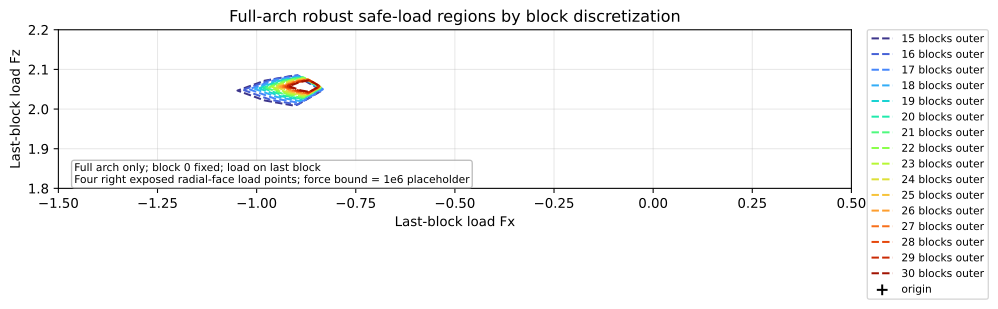

The script that drew this image:
"""Compare full-arch robust safe-load regions across arch discretizations."""

import math
from dataclasses import replace
from pathlib import Path

import matplotlib.pyplot as plt
import numpy as np
from compas.geometry import Translation
from compas_assembly.datastructures import Block

from compas_cra.algorithms import assembly_interfaces_numpy
from compas_cra.datastructures import CRA_Assembly
from compas_cra.equilibrium import plot_rbe_robust_results
from compas_cra.equilibrium import rbe_robust_support_dual
from compas_cra.geometry import Arch
from compas_cra.viewers import cra_view_ex
from compas_cra.viewers.cra_view import _load_compas_view2

HEIGHT = 5
SPAN = 10
THICKNESS = 1
DEPTH = 1
NUM_BLOCKS_RANGE = range(15, 31)
MU = 0.7
DENSITY = 1.0
NUM_DIRECTIONS = 36
APPLICATION_FORCE_BOUND = 1e6
VIEW_XLIM = (-1.5, 0.5)
VIEW_YLIM = (1.8, 2.2)
OUTPUT_SVG = Path(__file__).with_suffix(".svg")
METRICS_OUTPUT_SVG = OUTPUT_SVG.with_name("{}_metrics.svg".format(OUTPUT_SVG.stem))
OVERLAY_OUTPUT_SVG = OUTPUT_SVG.with_name("{}_overlay.svg".format(OUTPUT_SVG.stem))
DISPLAY_LOAD_DOFS = (("last", "fx"), ("last", "fz"))
EMPTY_SAFE_SET_TEXT = "safe load set is empty"
SHOW_COMPAS_VIEW2_ASSEMBLY = plt.get_backend().lower() != "agg"
VIEWER_COLUMNS = 4


def sampled_colormap_colors(name, count):
    """Return distinct colors sampled across a Matplotlib colormap."""
    if count <= 0:
        return []
    colormap = plt.get_cmap(name)
    if count == 1:
        return [colormap(0.5)]
    return [colormap(0.05 + 0.90 * index / (count - 1)) for index in range(count)]


def point_coordinates(point):
    """Return point coordinates as a plain list."""
    if hasattr(point, "x") and hasattr(point, "y") and hasattr(point, "z"):
        return [point.x, point.y, point.z]
    return list(point)


def arch_center():
    """Return the center of the arch circular axis."""
    radius = HEIGHT / 2.0 + SPAN**2 / (8.0 * HEIGHT)
    return [0.0, 0.0, HEIGHT - radius]


def unique_xz_points(coordinates, tolerance=1e-9):
    """Return unique face points by x-z coordinates."""
    unique = []
    for point in coordinates:
        if not any(
            abs(point[0] - other[0]) <= tolerance and abs(point[2] - other[2]) <= tolerance for other in unique
        ):
            unique.append(point)
    return unique


def radial_alignment_score(points):
    """Return how far two x-z points deviate from one arch radial line."""
    center = arch_center()
    vectors = [[point[0] - center[0], point[2] - center[2]] for point in points]
    lengths = [(vector[0] ** 2 + vector[1] ** 2) ** 0.5 for vector in vectors]
    if min(lengths) <= 1e-12:
        return None
    cross = vectors[0][0] * vectors[1][1] - vectors[0][1] * vectors[1][0]
    return abs(cross) / (lengths[0] * lengths[1])


def exposed_radial_side_vertices(block):
    """Return vertices of the loaded block's right exposed radial face."""
    candidates = []
    for face in block.faces():
        coordinates = [point_coordinates(block.vertex_coordinates(vertex)) for vertex in block.face_vertices(face)]
        y_values = [point[1] for point in coordinates]
        if max(y_values) - min(y_values) <= 1e-9:
            continue
        unique_points = unique_xz_points(coordinates)
        if len(unique_points) != 2:
            continue
        score = radial_alignment_score(unique_points)
        if score is None or score > 1e-8:
            continue
        centroid_x = sum(point[0] for point in coordinates) / len(coordinates)
        candidates.append((centroid_x, coordinates))
    if not candidates:
        raise ValueError("Could not find an exposed radial load face for the arch block.")
    return max(candidates, key=lambda item: item[0])[1]


def build_full_arch(num_blocks):
    """Build a full left-to-right arch assembly with block 0 fixed."""
    arch = Arch(
        height=HEIGHT,
        span=SPAN,
        thickness=THICKNESS,
        depth=DEPTH,
        num_blocks=num_blocks,
        extra_support=False,
    )
    assembly = CRA_Assembly()
    for node, mesh in enumerate(reversed(arch.blocks())):
        assembly.add_block(mesh.copy(cls=Block), node=node)
    assembly.set_boundary_conditions([0])
    assembly_interfaces_numpy(assembly, nmax=10, amin=1e-2, tmax=1e-2)
    return assembly


def assembly_bounds(assembly):
    """Return coordinate-wise bounds for all blocks in an assembly."""
    coordinates = []
    for node in assembly.graph.nodes():
        block = assembly.graph.node_attribute(node, "block")
        for vertex in block.vertices():
            coordinates.append(point_coordinates(block.vertex_coordinates(vertex)))

    lower = [min(coordinate[axis] for coordinate in coordinates) for axis in range(3)]
    upper = [max(coordinate[axis] for coordinate in coordinates) for axis in range(3)]
    return lower, upper


def assembly_display_scale(assembly):
    """Return a readable scale for viewer offsets and load-direction arrows."""
    lower, upper = assembly_bounds(assembly)
    spans = [upper[axis] - lower[axis] for axis in range(3)]
    return max(spans + [0.25])


def translated_display_assembly(assembly, offset):
    """Build a translated display copy of an assembly."""
    transformation = Translation.from_vector(offset)
    display = CRA_Assembly()
    support_nodes = []
    for node in assembly.graph.nodes():
        block = assembly.graph.node_attribute(node, "block")
        display.add_block(block.copy(cls=Block).transformed(transformation), node=node)
        if assembly.graph.node_attribute(node, "is_support"):
            support_nodes.append(node)
    display.set_boundary_conditions(support_nodes)
    assembly_interfaces_numpy(display, nmax=10, amin=1e-2, tmax=1e-2)
    return display


def load_application_centroid(assembly, load_node):
    """Return the centroid of the right exposed radial-face load application points."""
    points = exposed_radial_side_vertices(assembly.graph.node_attribute(load_node, "block"))
    return [sum(point[axis] for point in points) / len(points) for axis in range(3)]


def add_load_direction_arrows(viewer, assembly, origin):
    """Add positive Fx and Fz load-direction arrows to a compas_view2 viewer."""
    _, _, Arrow = _load_compas_view2()
    length = 0.18 * assembly_display_scale(assembly)
    viewer.add(
        Arrow(origin, [length, 0, 0], head_portion=0.28, head_width=0.10, body_width=0.025),
        facecolor=(0.9, 0.0, 0.0),
        show_lines=False,
    )
    viewer.add(
        Arrow(origin, [0, 0, length], head_portion=0.28, head_width=0.10, body_width=0.025),
        facecolor=(0.0, 0.2, 0.9),
        show_lines=False,
    )


def show_compas_view2_discretizations():
    """Show all discretized full arches in one compas_view2 window."""
    view2_app, _, _ = _load_compas_view2()
    viewer = view2_app.App(
        title="Example 19-5 arch discretization assemblies",
        width=1600,
        height=900,
        viewmode="shaded",
        show_grid=True,
    )
    reference = build_full_arch(max(NUM_BLOCKS_RANGE))
    lower, upper = assembly_bounds(reference)
    x_step = upper[0] - lower[0] + 1.0
    y_step = max(upper[1] - lower[1] + 1.0, 1.5)

    for index, num_blocks in enumerate(NUM_BLOCKS_RANGE):
        row, column = divmod(index, VIEWER_COLUMNS)
        assembly = build_full_arch(num_blocks)
        load_node = num_blocks - 1
        origin = load_application_centroid(assembly, load_node)
        assembly_lower, _ = assembly_bounds(assembly)
        offset = [
            column * x_step - assembly_lower[0],
            row * y_step - assembly_lower[1],
            0,
        ]
        display = translated_display_assembly(assembly, offset)
        cra_view_ex(
            viewer,
            display,
            blocks=True,
            interfaces=True,
            forces=False,
            forcesdirect=False,
            forcesline=False,
            weights=False,
            displacements=False,
        )
        display_origin = [origin[axis] + offset[axis] for axis in range(3)]
        add_load_direction_arrows(viewer, display, display_origin)

    print("compas_view2 discretization view: red arrow = +Fx, blue arrow = +Fz")
    viewer.run()


def polygon_area(polygon):
    """Return polygon area with the shoelace formula."""
    if len(polygon) < 3:
        return math.nan
    coordinates = np.asarray(polygon, dtype=float)
    x = coordinates[:, 0]
    y = coordinates[:, 1]
    return 0.5 * abs(float(np.dot(x, np.roll(y, -1)) - np.dot(y, np.roll(x, -1))))


def polygon_bounds(polygon):
    """Return ``Fx`` and ``Fz`` bounds for one polygon."""
    if len(polygon) < 3:
        return math.nan, math.nan, math.nan, math.nan
    coordinates = np.asarray(polygon, dtype=float)
    return (
        float(coordinates[:, 0].min()),
        float(coordinates[:, 0].max()),
        float(coordinates[:, 1].min()),
        float(coordinates[:, 1].max()),
    )


def metric_row(num_blocks, result=None, error=None):
    """Return one metrics dictionary for console and plot output."""
    if result is None:
        return {
            "num_blocks": num_blocks,
            "status": "empty" if error else "failed",
            "bounded": False,
            "bounded_directions": 0,
            "center": [],
            "area": math.nan,
            "fx_min": math.nan,
            "fx_max": math.nan,
            "fz_min": math.nan,
            "fz_max": math.nan,
        }

    if result.is_bounded and len(result.outer_polygon) >= 3:
        area = polygon_area(result.outer_polygon)
        fx_min, fx_max, fz_min, fz_max = polygon_bounds(result.outer_polygon)
    else:
        area = math.nan
        fx_min, fx_max, fz_min, fz_max = math.nan, math.nan, math.nan, math.nan

    return {
        "num_blocks": num_blocks,
        "status": "ok",
        "bounded": result.is_bounded,
        "bounded_directions": result.statuses.count("optimal"),
        "center": result.feasible_center,
        "area": area,
        "fx_min": fx_min,
        "fx_max": fx_max,
        "fz_min": fz_min,
        "fz_max": fz_max,
    }


def solve_discretization_cases():
    """Solve full-arch safe-load regions for each block count."""
    results = []
    labels = []
    metrics = []
    print("blocks | status | bounded | bounded_dirs | area | Fx_min | Fx_max | Fz_min | Fz_max")
    for num_blocks in NUM_BLOCKS_RANGE:
        assembly = build_full_arch(num_blocks)
        load_node = num_blocks - 1
        block = assembly.graph.node_attribute(load_node, "block")
        load_dofs = [(load_node, "fx"), (load_node, "fz")]
        try:
            result = rbe_robust_support_dual(
                assembly,
                load_dofs,
                mu=MU,
                density=DENSITY,
                load_application_points={load_node: exposed_radial_side_vertices(block)},
                application_force_bound=APPLICATION_FORCE_BOUND,
                num_directions=NUM_DIRECTIONS,
            )
        except ValueError as error:
            if EMPTY_SAFE_SET_TEXT not in str(error):
                raise
            row = metric_row(num_blocks, error=error)
            metrics.append(row)
            print_metric_row(row)
            continue

        row = metric_row(num_blocks, result=result)
        metrics.append(row)
        results.append(replace(result, load_dofs=DISPLAY_LOAD_DOFS))
        labels.append("{} blocks".format(num_blocks))
        print_metric_row(row)
    return results, labels, metrics


def format_metric(value):
    """Format a metric value while preserving ``nan`` text."""
    if isinstance(value, float) and math.isnan(value):
        return "nan"
    return "{:.6g}".format(value)


def print_metric_row(row):
    """Print one compact metrics table row."""
    print(
        "{num_blocks:>6} | {status:<6} | {bounded!s:<7} | {bounded_directions:>13} | "
        "{area:>10} | {fx_min:>10} | {fx_max:>10} | {fz_min:>10} | {fz_max:>10}".format(
            num_blocks=row["num_blocks"],
            status=row["status"],
            bounded=row["bounded"],
            bounded_directions=row["bounded_directions"],
            area=format_metric(row["area"]),
            fx_min=format_metric(row["fx_min"]),
            fx_max=format_metric(row["fx_max"]),
            fz_min=format_metric(row["fz_min"]),
            fz_max=format_metric(row["fz_max"]),
        )
    )


def render_regions(results, labels):
    """Render all solved safe-load regions in one comparison plot."""
    plt.rcParams["svg.fonttype"] = "none"
    figure, axes = plot_rbe_robust_results(
        results,
        labels=labels,
        colors=sampled_colormap_colors("turbo", len(results)),
        show_points=False,
        show_center=False,
        xlim=VIEW_XLIM,
        ylim=VIEW_YLIM,
    )
    figure.set_size_inches(10.5, 6.2)
    axes.set_xlabel("Last-block load Fx")
    axes.set_ylabel("Last-block load Fz")
    axes.set_title("Full-arch robust safe-load regions by block discretization")
    axes.text(
        0.02,
        0.02,
        "Full arch only; block 0 fixed; load on last block\n"
        "Four right exposed radial-face load points; force bound = 1e6 placeholder",
        transform=axes.transAxes,
        fontsize=8,
        va="bottom",
        bbox={"boxstyle": "round,pad=0.25", "facecolor": "white", "edgecolor": "0.7", "alpha": 0.85},
    )
    legend = axes.legend(loc="upper left", bbox_to_anchor=(1.02, 1.0), borderaxespad=0, fontsize=8)
    legend.set_draggable(True)
    figure.tight_layout()
    return figure


def render_visual_overlay(results, labels):
    """Render a clean overlay of all solved safe-load regions."""
    plt.rcParams["svg.fonttype"] = "none"
    colors = sampled_colormap_colors("turbo", len(results))
    figure, axes = plt.subplots(figsize=(10.5, 6.2))
    for result, label, color in zip(results, labels, colors):
        if len(result.outer_polygon) < 3:
            continue
        polygon = np.asarray(result.outer_polygon, dtype=float)
        closed_polygon = np.vstack([polygon, polygon[0]])
        axes.fill(polygon[:, 0], polygon[:, 1], color=color, alpha=0.08)
        axes.plot(closed_polygon[:, 0], closed_polygon[:, 1], color=color, linewidth=1.3, label=label)

    axes.set_xlim(VIEW_XLIM)
    axes.set_ylim(VIEW_YLIM)
    axes.set_aspect("equal", adjustable="box")
    axes.set_xlabel("Last-block load Fx")
    axes.set_ylabel("Last-block load Fz")
    axes.set_title("Full-arch safe-load regions: visual overlay")
    axes.grid(True, alpha=0.3)
    legend = axes.legend(loc="upper left", bbox_to_anchor=(1.02, 1.0), borderaxespad=0, fontsize=8)
    legend.set_draggable(True)
    figure.tight_layout()
    return figure


def metric_array(metrics, key):
    """Return one metric series as a NumPy array."""
    return np.asarray([row[key] for row in metrics], dtype=float)


def render_metrics(metrics):
    """Render area and visible-load bounds versus block count."""
    plt.rcParams["svg.fonttype"] = "none"
    block_counts = metric_array(metrics, "num_blocks")
    figure, axes = plt.subplots(1, 2, figsize=(11, 4.2))

    axes[0].plot(block_counts, metric_array(metrics, "area"), marker="o", color="#0072B2")
    axes[0].set_title("Outer-polygon area")
    axes[0].set_xlabel("number of blocks")
    axes[0].set_ylabel("area")
    axes[0].grid(True, alpha=0.3)

    axes[1].plot(block_counts, metric_array(metrics, "fx_min"), marker="o", label="Fx min")
    axes[1].plot(block_counts, metric_array(metrics, "fx_max"), marker="o", label="Fx max")
    axes[1].plot(block_counts, metric_array(metrics, "fz_min"), marker="o", label="Fz min")
    axes[1].plot(block_counts, metric_array(metrics, "fz_max"), marker="o", label="Fz max")
    axes[1].set_title("Visible polygon bounds")
    axes[1].set_xlabel("number of blocks")
    axes[1].set_ylabel("load value")
    axes[1].grid(True, alpha=0.3)
    axes[1].legend()

    figure.suptitle("Full-arch discretization metrics")
    figure.tight_layout()
    return figure


def save_svg(figure, path):
    """Save one Matplotlib figure as SVG and report the path."""
    figure.savefig(path, format="svg", bbox_inches="tight")
    print("saved SVG: {}".format(path))


if __name__ == "__main__":
    solved_results, solved_labels, solved_metrics = solve_discretization_cases()
    if solved_results:
        region_figure = render_regions(solved_results, solved_labels)
        save_svg(region_figure, OUTPUT_SVG)
        overlay_figure = render_visual_overlay(solved_results, solved_labels)
        save_svg(overlay_figure, OVERLAY_OUTPUT_SVG)
    else:
        region_figure = None
        overlay_figure = None
        print("no solved regions to plot")

    metrics_figure = render_metrics(solved_metrics)
    save_svg(metrics_figure, METRICS_OUTPUT_SVG)

    if SHOW_COMPAS_VIEW2_ASSEMBLY:
        plt.show(block=False)
        show_compas_view2_discretizations()
    elif plt.get_backend().lower() != "agg":
        plt.show()
    else:
        if region_figure is not None:
            plt.close(region_figure)
        if overlay_figure is not None:
            plt.close(overlay_figure)
        plt.close(metrics_figure)
